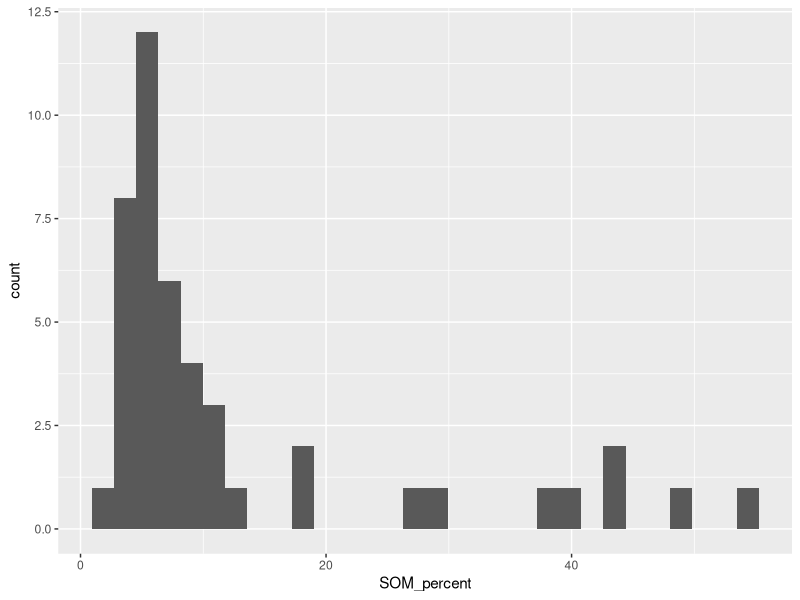
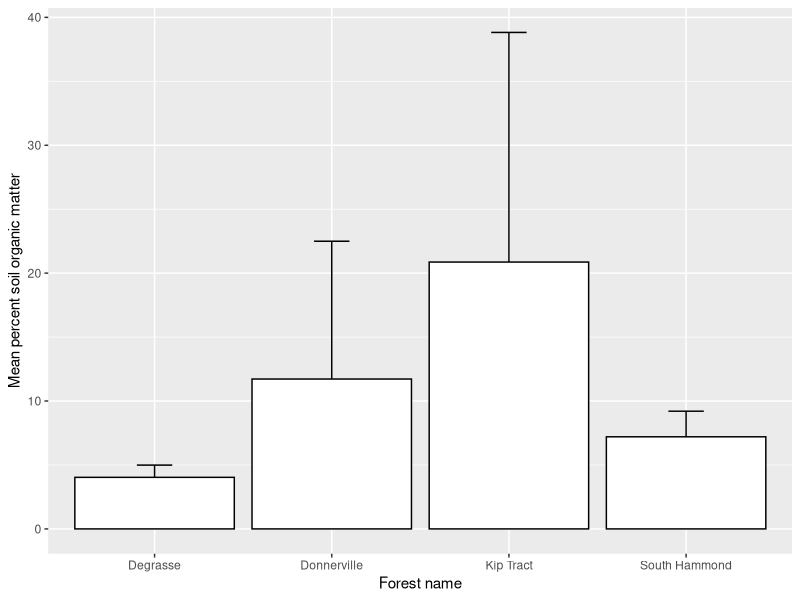
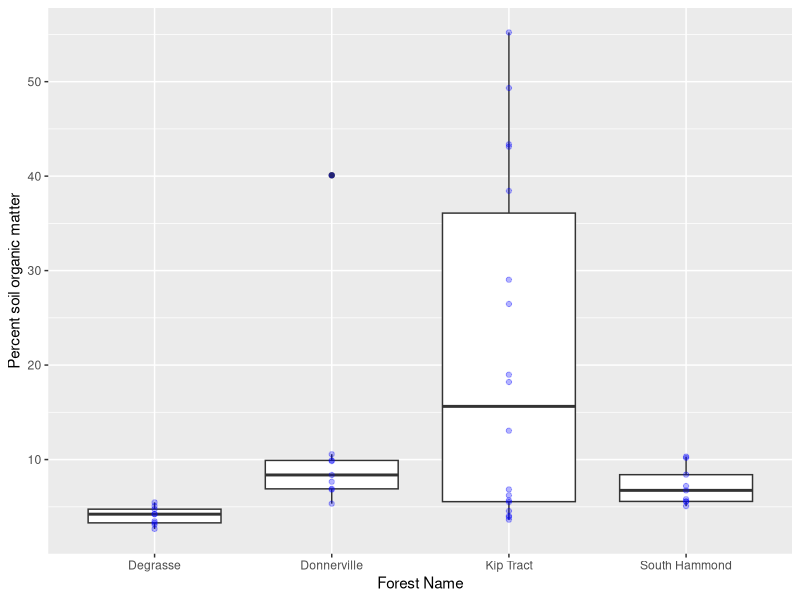

R code for these plots, in order:
## ---- chunk 1
rm(list=ls())  
library(tidyverse)
library(here)
## ---- chunk 2
soil <- read.csv(here("Data/soil_data.csv"))
## ---- chunk 3
ggplot(soil, aes(SOM_percent)) +
  geom_histogram()
## ---- chunk 4
SOM <- soil |>
  group_by(Forest) |>
  summarise(mean_SOM = mean(SOM_percent),
            sd_SOM = sd(SOM_percent)) 
## ---- chunk 5
ggplot(SOM, aes(Forest, mean_SOM))+
  geom_errorbar(aes(ymax = mean_SOM + sd_SOM, ymin = mean_SOM - sd_SOM), width = 0.2)+
  geom_col(fill = "white", color = "black")+
  ylab("Mean percent soil organic matter")+
  xlab("Forest name")
## ---- chunk 6
ggplot(soil, aes(x = Forest, y = SOM_percent)) +
  geom_boxplot() +
  geom_point(colour = 'Blue', alpha = 0.3) +
  xlab("Forest Name") +
  ylab("Percent soil organic matter")
